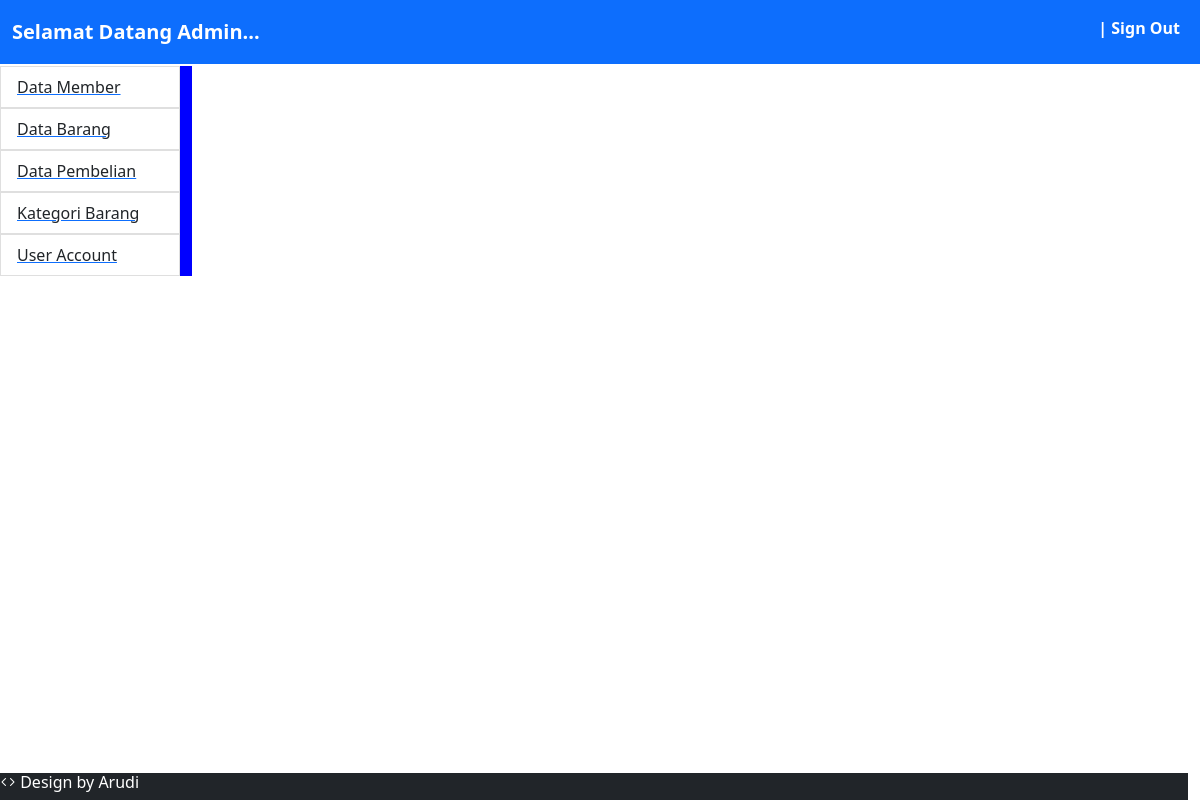
Page /admin/home.php on the committed database.
### tables this page shows
CREATE TABLE `tb_submenu` (
  `id_menu` int(100) NOT NULL,
  `nama_submenu` varchar(100) NOT NULL,
  `folder_submenu` varchar(100) NOT NULL,
  `is_active` tinyint(100) NOT NULL
);

### admin/menu.php (the view)
<?php
        $qry_menu = mysqli_query($connect_db,"select * from tb_submenu") or die ("view menu").mysqli_error($connect_db);
        while($row = mysqli_fetch_array($qry_menu)){
       ?>
       <a href="?modul=<?php echo $row['folder_submenu']?>">
           <li class="list-group-item"><?php echo $row['nama_submenu'];?></li>
        </a>
            <?php } ?>

### rows in the picture
tb_submenu: nama_submenu "Data Member"
tb_submenu: nama_submenu "Data Barang"
tb_submenu: nama_submenu "Data Pembelian"
tb_submenu: nama_submenu "Kategori Barang"
tb_submenu: nama_submenu "User Account"
